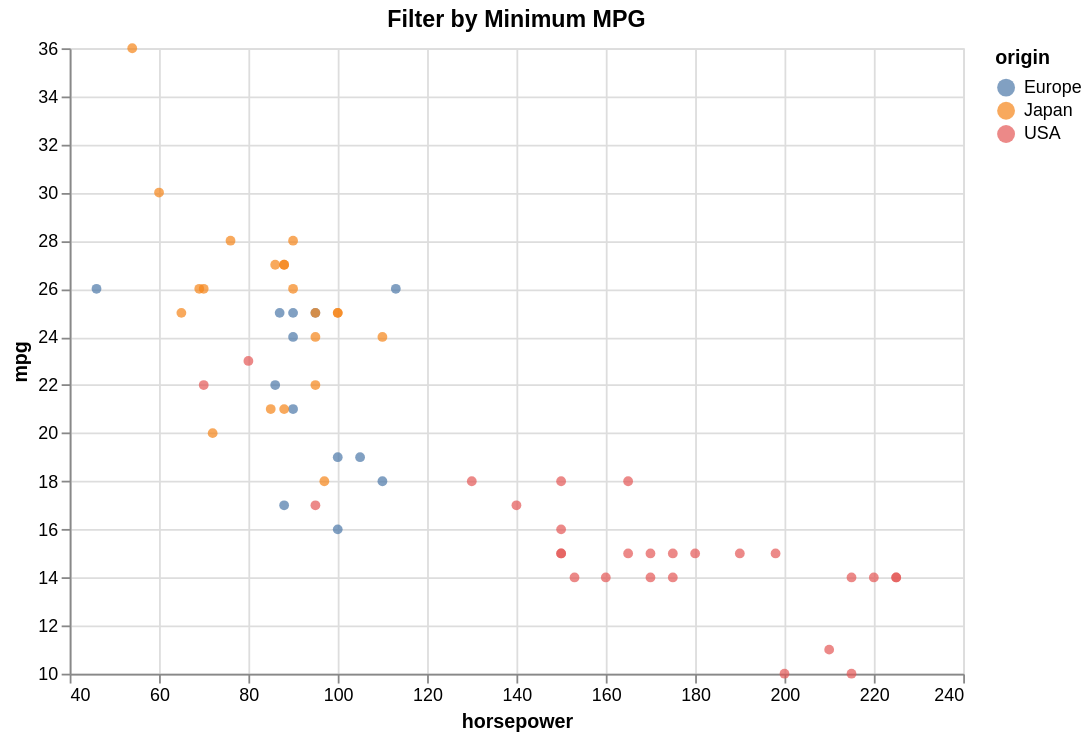

The Vega-Lite source for this figure:
### Vega-Lite specification from a JSON file in a GitHub repository (floating-point values rounded to 4 significant figures)
{"$schema": "https://vega.github.io/schema/vega-lite/v5.json", "data": {"values": [{"acceleration": 12.0, "cylinders": 8, "horsepower": 130, "mpg": 18, "origin": "USA", "weight": 3504}, {"acceleration": 11.5, "cylinders": 8, "horsepower": 165, "mpg": 15, "origin": "USA", "weight": 3693}, {"acceleration": 11.0, "cylinders": 8, "horsepower": 150, "mpg": 18, "origin": "USA", "weight": 3436}, {"acceleration": 12.0, "cylinders": 8, "horsepower": 150, "mpg": 16, "origin": "USA", "weight": 3433}, {"acceleration": 10.5, "cylinders": 8, "horsepower": 140, "mpg": 17, "origin": "USA", "weight": 3449}, {"acceleration": 10.0, "cylinders": 8, "horsepower": 198, "mpg": 15, "origin": "USA", "weight": 4341}, {"acceleration": 9.0, "cylinders": 8, "horsepower": 220, "mpg": 14, "origin": "USA", "weight": 4354}, {"acceleration": 8.5, "cylinders": 8, "horsepower": 215, "mpg": 14, "origin": "USA", "weight": 4312}, {"acceleration": 10.0, "cylinders": 8, "horsepower": 225, "mpg": 14, "origin": "USA", "weight": 4425}, {"acceleration": 8.5, "cylinders": 8, "horsepower": 190, "mpg": 15, "origin": "USA", "weight": 3850}, {"acceleration": 10.0, "cylinders": 8, "horsepower": 170, "mpg": 15, "origin": "USA", "weight": 3563}, {"acceleration": 8.0, "cylinders": 8, "horsepower": 160, "mpg": 14, "origin": "USA", "weight": 3609}, {"acceleration": 9.5, "cylinders": 8, "horsepower": 150, "mpg": 15, "origin": "USA", "weight": 3761}, {"acceleration": 10.0, "cylinders": 8, "horsepower": 225, "mpg": 14, "origin": "USA", "weight": 3086}, {"acceleration": 15.0, "cylinders": 4, "horsepower": 95, "mpg": 24, "origin": "Japan", "weight": 2372}, {"acceleration": 15.5, "cylinders": 4, "horsepower": 95, "mpg": 22, "origin": "Japan", "weight": 2833}, {"acceleration": 15.5, "cylinders": 4, "horsepower": 97, "mpg": 18, "origin": "Japan", "weight": 2774}, {"acceleration": 16.0, "cylinders": 4, "horsepower": 85, "mpg": 21, "origin": "Japan", "weight": 2587}, {"acceleration": 14.5, "cylinders": 4, "horsepower": 88, "mpg": 27, "origin": "Japan", "weight": 2130}, {"acceleration": 20.5, "cylinders": 4, "horsepower": 46, "mpg": 26, "origin": "Europe", "weight": 1835}, {"acceleration": 17.5, "cylinders": 4, "horsepower": 87, "mpg": 25, "origin": "Europe", "weight": 2672}, {"acceleration": 15.0, "cylinders": 4, "horsepower": 90, "mpg": 24, "origin": "Europe", "weight": 2430}, {"acceleration": 17.5, "cylinders": 4, "horsepower": 95, "mpg": 25, "origin": "Europe", "weight": 2375}, {"acceleration": 15.5, "cylinders": 4, "horsepower": 113, "mpg": 26, "origin": "Europe", "weight": 2234}, {"acceleration": 18.5, "cylinders": 4, "horsepower": 90, "mpg": 21, "origin": "Europe", "weight": 2648}, {"acceleration": 14.0, "cylinders": 8, "horsepower": 215, "mpg": 10, "origin": "USA", "weight": 4615}, {"acceleration": 13.0, "cylinders": 8, "horsepower": 200, "mpg": 10, "origin": "USA", "weight": 4376}, {"acceleration": 13.5, "cylinders": 8, "horsepower": 210, "mpg": 11, "origin": "USA", "weight": 4382}, {"acceleration": 18.0, "cylinders": 8, "horsepower": 193, "mpg": 9, "origin": "USA", "weight": 4732}, {"acceleration": 14.5, "cylinders": 4, "horsepower": 88, "mpg": 27, "origin": "Japan", "weight": 2130}, {"acceleration": 13.5, "cylinders": 4, "horsepower": 90, "mpg": 28, "origin": "Japan", "weight": 2264}, {"acceleration": 15.5, "cylinders": 4, "horsepower": 95, "mpg": 25, "origin": "Japan", "weight": 2228}, {"acceleration": 19.0, "cylinders": 4, "horsepower": 100, "mpg": 25, "origin": "Japan", "weight": 2046}, {"acceleration": 13.0, "cylinders": 4, "horsepower": 105, "mpg": 19, "origin": "Europe", "weight": 2634}, {"acceleration": 15.5, "cylinders": 4, "horsepower": 100, "mpg": 16, "origin": "Europe", "weight": 2702}, {"acceleration": 16.5, "cylinders": 4, "horsepower": 88, "mpg": 17, "origin": "Europe", "weight": 2875}, {"acceleration": 17.0, "cylinders": 4, "horsepower": 100, "mpg": 19, "origin": "Europe", "weight": 2901}, {"acceleration": 11.0, "cylinders": 6, "horsepower": 165, "mpg": 18, "origin": "USA", "weight": 3353}, {"acceleration": 11.5, "cylinders": 6, "horsepower": 175, "mpg": 14, "origin": "USA", "weight": 3169}, {"acceleration": 12.5, "cylinders": 6, "horsepower": 153, "mpg": 14, "origin": "USA", "weight": 2906}, {"acceleration": 13.5, "cylinders": 6, "horsepower": 150, "mpg": 15, "origin": "USA", "weight": 3380}, {"acceleration": 12.0, "cylinders": 8, "horsepower": 180, "mpg": 15, "origin": "USA", "weight": 3740}, {"acceleration": 11.0, "cylinders": 8, "horsepower": 170, "mpg": 14, "origin": "USA", "weight": 4080}, {"acceleration": 11.5, "cylinders": 8, "horsepower": 175, "mpg": 15, "origin": "USA", "weight": 3645}, {"acceleration": 14.0, "cylinders": 4, "horsepower": 110, "mpg": 24, "origin": "Japan", "weight": 2585}, {"acceleration": 19.0, "cylinders": 4, "horsepower": 72, "mpg": 20, "origin": "Japan", "weight": 2310}, {"acceleration": 15.0, "cylinders": 4, "horsepower": 100, "mpg": 25, "origin": "Japan", "weight": 2472}, {"acceleration": 16.0, "cylinders": 4, "horsepower": 88, "mpg": 21, "origin": "Japan", "weight": 2265}, {"acceleration": 19.5, "cylinders": 4, "horsepower": 86, "mpg": 27, "origin": "Japan", "weight": 2110}, {"acceleration": 14.5, "cylinders": 4, "horsepower": 90, "mpg": 26, "origin": "Japan", "weight": 2800}, {"acceleration": 19.5, "cylinders": 4, "horsepower": 70, "mpg": 26, "origin": "Japan", "weight": 2110}, {"acceleration": 17.0, "cylinders": 4, "horsepower": 76, "mpg": 28, "origin": "Japan", "weight": 2085}, {"acceleration": 17.0, "cylinders": 4, "horsepower": 65, "mpg": 25, "origin": "Japan", "weight": 2245}, {"acceleration": 15.0, "cylinders": 4, "horsepower": 69, "mpg": 26, "origin": "Japan", "weight": 1965}, {"acceleration": 17.0, "cylinders": 4, "horsepower": 60, "mpg": 30, "origin": "Japan", "weight": 1755}, {"acceleration": 14.0, "cylinders": 6, "horsepower": 70, "mpg": 22, "origin": "USA", "weight": 2815}, {"acceleration": 12.5, "cylinders": 6, "horsepower": 95, "mpg": 17, "origin": "USA", "weight": 3210}, {"acceleration": 13.5, "cylinders": 6, "horsepower": 80, "mpg": 23, "origin": "USA", "weight": 3380}, {"acceleration": 15.5, "cylinders": 4, "horsepower": 54, "mpg": 36, "origin": "Japan", "weight": 1760}, {"acceleration": 14.0, "cylinders": 4, "horsepower": 90, "mpg": 25, "origin": "Europe", "weight": 2130}, {"acceleration": 15.5, "cylinders": 4, "horsepower": 86, "mpg": 22, "origin": "Europe", "weight": 2205}, {"acceleration": 13.5, "cylinders": 4, "horsepower": 110, "mpg": 18, "origin": "Europe", "weight": 2245}]}, "encoding": {"color": {"field": "origin", "type": "nominal"}, "tooltip": [{"field": "horsepower", "type": "quantitative"}, {"field": "origin", "type": "nominal"}, {"field": "mpg", "type": "quantitative"}], "x": {"field": "horsepower", "scale": {"zero": false}, "type": "quantitative"}, "y": {"field": "mpg", "scale": {"zero": false}, "type": "quantitative"}}, "height": 350, "mark": {"filled": true, "type": "point"}, "params": [{"bind": {"input": "range", "max": 40, "min": 5, "step": 1}, "name": "min_mpg", "value": 10}], "title": "Filter by Minimum MPG", "transform": [{"filter": "datum.mpg >= min_mpg"}], "width": 500}
